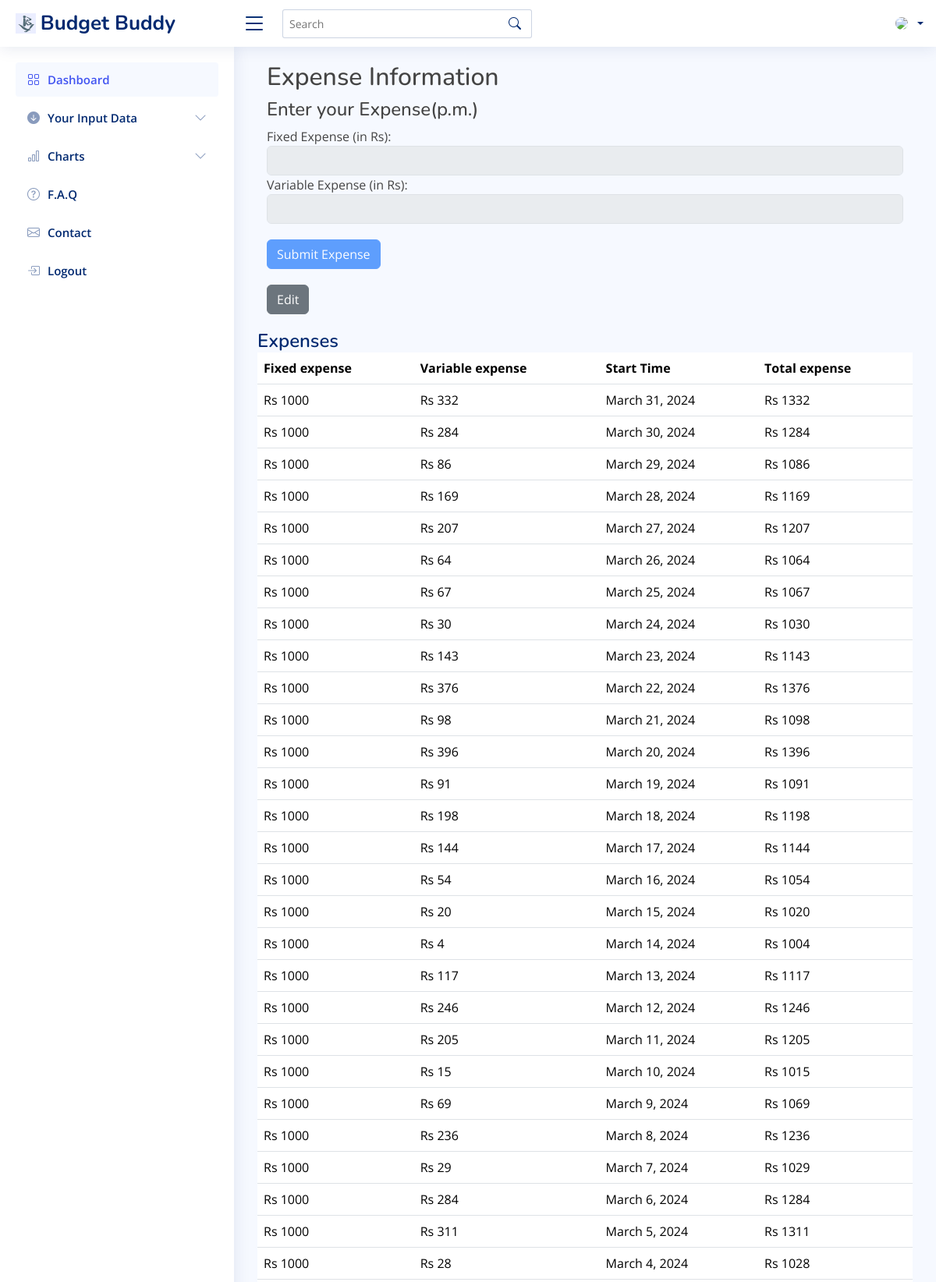
Page /goal/expense/admin/ (upper part) on the committed database.
### goal/models.py (models this page shows, shortened)
class Expense(models.Model):
    user = models.CharField(max_length=100)
    fix_expense = models.IntegerField(null=False, blank=False)
    var_expense = models.IntegerField(null=False, blank=False)
    start_time=models.DateField(null=True, blank=True)
    time=models.IntegerField(null=False, blank=False)
    totalexpense=models.IntegerField(null=False, blank=False)
    last_expense_date=models.DateField(null=True, blank=True)

### goal/views.py (the view, shortened to what this page needs)
# urls.py: path("expense/<str:username>/", views.expense, name='expense'),
def expense(request, username):
    form_enabled = False
    expenses = Expense.objects.filter(user=username).order_by('-start_time')
    last_expense = expenses.first()
    return render(request, "expense.html", {"form_enabled": form_enabled, "expenses": expenses})

### templates/expense.html (shortened to what this page needs)
{% extends "base1.html" %}
{% load static %}
{% block body %}
<main id="main" class="main">
    <div class="container">
        <section id="expense">
            <h2>Expense Information</h2>
            <form id="expenseForm" method="post" action="/goal/expense/{{ user.username }}/">
                <div class="form-group">
                  <h4>Enter your Expense(p.m.)</h4>
                </div>
                <div class="form-group">
                  <label for="fix_expense">Fixed Expense (in Rs):</label>
                  <input type="number" id="fix_expense" name="fix_expense" class="form-control" required>
                </div>
                <div class="form-group">
                  <label for="var_expense">Variable Expense (in Rs):</label>
                  <input type="number" id="var_expense" name="var_expense" class="form-control" required>
                </div>
                <button type="submit" class="btn btn-primary" style="margin-top: 20px;" >Submit Expense</button>
            </form>
            <a href="/goal/edit/{{ user.username }}"><button type="button" id="editButton" class="btn btn-secondary" style="margin-top: 20px;" onclick="enableForm()">Edit</button></a>
        </section>
    </div>
    <div class="pagetitle" style="margin-top: 20px;">
      <h1>Expenses</h1>
      <nav>
          <table class="table">
              <thead>
                  <tr>
                      <th>Fixed expense</th>
                      <th>Variable expense</th>
                      <th>Start Time</th>
                      <th>Total expense</th>
                  </tr>
              </thead>
              <tbody>
                  {% for exp in expenses %}
          <tr>
            <td>Rs {{ exp.fix_expense }}</td>
            <td>Rs {{ exp.var_expense }}</td>
            <td>{{ exp.start_time }}</td>
            <td>Rs {{ exp.totalexpense }}</td>
        </tr>
          {% endfor %}
              </tbody>
          </table>
        </div>
</main>
{% endblock body %}

### static/css/dashmain.css (style rules this page uses)
:root { scroll-behavior: smooth; }
body { font-family: "Open Sans", sans-serif; background: #f6f9ff; color: #444444; }
a { color: #4154f1; text-decoration: none; }
h1, h2, h3, h4, h5, h6 { font-family: "Nunito", sans-serif; }
#main { margin-top: 60px; padding: 20px 30px; transition: all 0.3s; }
.pagetitle { margin-bottom: 10px; }
.pagetitle h1 { font-size: 24px; margin-bottom: 0; font-weight: 600; color: #012970; }
@media (min-width: 1200px) { #main, #footer { margin-left: 300px; } }

### rows in the picture
Expense: fix_expense "1000", var_expense "332", start_time "March 31, 2024", totalexpense "1332"
Expense: fix_expense "1000", var_expense "284", start_time "March 30, 2024", totalexpense "1284"
Expense: fix_expense "1000", var_expense "86", start_time "March 29, 2024", totalexpense "1086"
Expense: fix_expense "1000", var_expense "169", start_time "March 28, 2024", totalexpense "1169"
Expense: fix_expense "1000", var_expense "207", start_time "March 27, 2024", totalexpense "1207"
Expense: fix_expense "1000", var_expense "64", start_time "March 26, 2024", totalexpense "1064"
Expense: fix_expense "1000", var_expense "67", start_time "March 25, 2024", totalexpense "1067"
Expense: fix_expense "1000", var_expense "30", start_time "March 24, 2024", totalexpense "1030"
Expense: fix_expense "1000", var_expense "143", start_time "March 23, 2024", totalexpense "1143"
Expense: fix_expense "1000", var_expense "376", start_time "March 22, 2024", totalexpense "1376"
Expense: fix_expense "1000", var_expense "98", start_time "March 21, 2024", totalexpense "1098"
Expense: fix_expense "1000", var_expense "396", start_time "March 20, 2024", totalexpense "1396"
Expense: fix_expense "1000", var_expense "91", start_time "March 19, 2024", totalexpense "1091"
Expense: fix_expense "1000", var_expense "198", start_time "March 18, 2024", totalexpense "1198"
Expense: fix_expense "1000", var_expense "144", start_time "March 17, 2024", totalexpense "1144"
Expense: fix_expense "1000", var_expense "54", start_time "March 16, 2024", totalexpense "1054"
Expense: fix_expense "1000", var_expense "20", start_time "March 15, 2024", totalexpense "1020"
Expense: fix_expense "1000", var_expense "4", start_time "March 14, 2024", totalexpense "1004"
Expense: fix_expense "1000", var_expense "117", start_time "March 13, 2024", totalexpense "1117"
Expense: fix_expense "1000", var_expense "246", start_time "March 12, 2024", totalexpense "1246"
Expense: fix_expense "1000", var_expense "205", start_time "March 11, 2024", totalexpense "1205"
Expense: fix_expense "1000", var_expense "15", start_time "March 10, 2024", totalexpense "1015"
Expense: fix_expense "1000", var_expense "69", start_time "March 9, 2024", totalexpense "1069"
Expense: fix_expense "1000", var_expense "236", start_time "March 8, 2024", totalexpense "1236"
Expense: fix_expense "1000", var_expense "29", start_time "March 7, 2024", totalexpense "1029"
Expense: fix_expense "1000", var_expense "284", start_time "March 6, 2024", totalexpense "1284"
Expense: fix_expense "1000", var_expense "311", start_time "March 5, 2024", totalexpense "1311"
Expense: fix_expense "1000", var_expense "28", start_time "March 4, 2024", totalexpense "1028"
